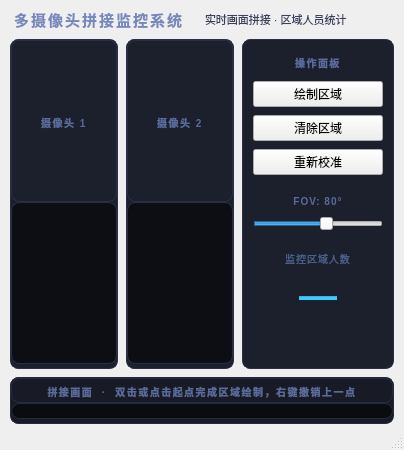
<?xml version="1.0" encoding="UTF-8"?>
<ui version="4.0">
 <class>MainWindow</class>
 <widget class="QMainWindow" name="MainWindow">
  <property name="windowTitle">
   <string>多摄像头拼接监控系统</string>
  </property>

  <widget class="QWidget" name="centralwidget">
   <layout class="QVBoxLayout" name="mainLayout">
    <property name="spacing"><number>8</number></property>
    <property name="leftMargin"><number>10</number></property>
    <property name="topMargin"><number>8</number></property>
    <property name="rightMargin"><number>10</number></property>
    <property name="bottomMargin"><number>4</number></property>

    <!-- 标题栏 -->
    <item>
     <widget class="QWidget" name="headerWidget">
      <layout class="QHBoxLayout" name="headerLayout">
       <property name="leftMargin"><number>4</number></property>
       <property name="topMargin"><number>0</number></property>
       <property name="rightMargin"><number>4</number></property>
       <property name="bottomMargin"><number>0</number></property>
       <item>
        <widget class="QLabel" name="titleLabel">
         <property name="text"><string>多摄像头拼接监控系统</string></property>
         <property name="styleSheet">
          <string>color:#7888bb; font-size:15px; font-weight:bold; letter-spacing:2px;</string>
         </property>
        </widget>
       </item>
       <item>
        <widget class="QLabel" name="subtitleLabel">
         <property name="text"><string>实时画面拼接 · 区域人员统计</string></property>
         <property name="styleSheet">
          <string>color:#3a4060; font-size:11px; margin-left:12px;</string>
         </property>
        </widget>
       </item>
       <item>
        <spacer name="headerSpacer">
         <property name="orientation"><enum>Qt::Horizontal</enum></property>
         <property name="sizeHint" stdset="0">
          <size><width>40</width><height>20</height></size>
         </property>
        </spacer>
       </item>
      </layout>
     </widget>
    </item>

    <!-- 上半区：摄像头 + 控制面板 -->
    <item>
     <layout class="QHBoxLayout" name="topRowLayout">
      <property name="spacing"><number>8</number></property>

      <!-- 摄像头 1 -->
      <item>
       <widget class="QFrame" name="cam1Panel">
        <property name="styleSheet">
         <string>QFrame { background-color:#1c1f2c; border:1px solid #2a2f45; border-radius:8px; }</string>
        </property>
        <layout class="QVBoxLayout" name="cam1Layout">
         <property name="spacing"><number>0</number></property>
         <property name="leftMargin"><number>0</number></property>
         <property name="topMargin"><number>0</number></property>
         <property name="rightMargin"><number>0</number></property>
         <property name="bottomMargin"><number>4</number></property>
         <item>
          <widget class="QLabel" name="cam1TitleLabel">
           <property name="text"><string>摄像头 1</string></property>
           <property name="alignment"><set>Qt::AlignCenter</set></property>
           <property name="styleSheet">
            <string>color:#5a6a9a; font-size:10px; font-weight:bold; letter-spacing:1.5px; padding:5px 8px 3px 8px;</string>
           </property>
          </widget>
         </item>
         <item>
          <widget class="QLabel" name="cam1_label">
           <property name="alignment"><set>Qt::AlignCenter</set></property>
           <property name="styleSheet"><string>background:#0c0e14;</string></property>
          </widget>
         </item>
        </layout>
       </widget>
      </item>

      <!-- 摄像头 2 -->
      <item>
       <widget class="QFrame" name="cam2Panel">
        <property name="styleSheet">
         <string>QFrame { background-color:#1c1f2c; border:1px solid #2a2f45; border-radius:8px; }</string>
        </property>
        <layout class="QVBoxLayout" name="cam2Layout">
         <property name="spacing"><number>0</number></property>
         <property name="leftMargin"><number>0</number></property>
         <property name="topMargin"><number>0</number></property>
         <property name="rightMargin"><number>0</number></property>
         <property name="bottomMargin"><number>4</number></property>
         <item>
          <widget class="QLabel" name="cam2TitleLabel">
           <property name="text"><string>摄像头 2</string></property>
           <property name="alignment"><set>Qt::AlignCenter</set></property>
           <property name="styleSheet">
            <string>color:#5a6a9a; font-size:10px; font-weight:bold; letter-spacing:1.5px; padding:5px 8px 3px 8px;</string>
           </property>
          </widget>
         </item>
         <item>
          <widget class="QLabel" name="cam2_label">
           <property name="alignment"><set>Qt::AlignCenter</set></property>
           <property name="styleSheet"><string>background:#0c0e14;</string></property>
          </widget>
         </item>
        </layout>
       </widget>
      </item>

      <!-- 操作面板 -->
      <item>
       <widget class="QFrame" name="ctrlPanel">
        <property name="maximumSize">
         <size><width>152</width><height>16777215</height></size>
        </property>
        <property name="minimumSize">
         <size><width>152</width><height>0</height></size>
        </property>
        <property name="styleSheet">
         <string>QFrame { background-color:#1c1f2c; border:1px solid #2a2f45; border-radius:8px; }</string>
        </property>
        <layout class="QVBoxLayout" name="ctrlLayout">
         <property name="spacing"><number>8</number></property>
         <property name="leftMargin"><number>10</number></property>
         <property name="topMargin"><number>10</number></property>
         <property name="rightMargin"><number>10</number></property>
         <property name="bottomMargin"><number>10</number></property>
         <item>
          <widget class="QLabel" name="ctrlTitleLabel">
           <property name="text"><string>操作面板</string></property>
           <property name="alignment"><set>Qt::AlignCenter</set></property>
           <property name="styleSheet">
            <string>color:#5a6a9a; font-size:10px; font-weight:bold; letter-spacing:1.5px; padding:5px 8px 3px 8px; border:none;</string>
           </property>
          </widget>
         </item>
         <item>
          <widget class="QPushButton" name="btn_draw">
           <property name="text"><string>绘制区域</string></property>
           <property name="toolTip"><string>在拼接图上圈定监控区域</string></property>
           <property name="sizePolicy">
            <sizepolicy hsizetype="Expanding" vsizetype="Fixed">
             <horstretch>0</horstretch><verstretch>0</verstretch>
            </sizepolicy>
           </property>
          </widget>
         </item>
         <item>
          <widget class="QPushButton" name="btn_clear">
           <property name="text"><string>清除区域</string></property>
           <property name="toolTip"><string>清除当前监控区域</string></property>
           <property name="sizePolicy">
            <sizepolicy hsizetype="Expanding" vsizetype="Fixed">
             <horstretch>0</horstretch><verstretch>0</verstretch>
            </sizepolicy>
           </property>
          </widget>
         </item>
         <item>
          <widget class="QPushButton" name="btn_recal">
           <property name="text"><string>重新校准</string></property>
           <property name="toolTip"><string>重新计算拼接矩阵</string></property>
           <property name="sizePolicy">
            <sizepolicy hsizetype="Expanding" vsizetype="Fixed">
             <horstretch>0</horstretch><verstretch>0</verstretch>
            </sizepolicy>
           </property>
          </widget>
         </item>
         <item>
          <spacer name="ctrlSpacer1_5">
           <property name="orientation"><enum>Qt::Vertical</enum></property>
           <property name="sizeType"><enum>QSizePolicy::Fixed</enum></property>
           <property name="sizeHint" stdset="0">
            <size><width>20</width><height>12</height></size>
           </property>
          </spacer>
         </item>
         <item>
          <widget class="QLabel" name="fovLabel">
           <property name="text"><string>FOV: 80°</string></property>
           <property name="alignment"><set>Qt::AlignCenter</set></property>
           <property name="styleSheet">
            <string>color:#5a6a9a; font-size:10px; font-weight:bold; letter-spacing:1px; border:none;</string>
           </property>
          </widget>
         </item>
         <item>
          <widget class="QSlider" name="fovSlider">
           <property name="orientation"><enum>Qt::Horizontal</enum></property>
           <property name="minimum"><number>0</number></property>
           <property name="maximum"><number>140</number></property>
           <property name="value"><number>80</number></property>
           <property name="toolTip"><string>调整相机视场角(FOV)以改善畸变</string></property>
          </widget>
         </item>
         <item>
          <spacer name="ctrlSpacer1">
           <property name="orientation"><enum>Qt::Vertical</enum></property>
           <property name="sizeType"><enum>QSizePolicy::Fixed</enum></property>
           <property name="sizeHint" stdset="0">
            <size><width>20</width><height>12</height></size>
           </property>
          </spacer>
         </item>
         <item>
          <widget class="QLabel" name="countLabel">
           <property name="text"><string>监控区域人数</string></property>
           <property name="alignment"><set>Qt::AlignCenter</set></property>
           <property name="styleSheet">
            <string>color:#4a608a; font-size:10px; letter-spacing:1px; border:none;</string>
           </property>
          </widget>
         </item>
         <item>
          <widget class="QLabel" name="count_num">
           <property name="text"><string>—</string></property>
           <property name="alignment"><set>Qt::AlignCenter</set></property>
           <property name="styleSheet">
            <string>color:#40c8ff; font-size:38px; font-weight:bold; border:none;</string>
           </property>
          </widget>
         </item>
         <item>
          <spacer name="ctrlSpacer2">
           <property name="orientation"><enum>Qt::Vertical</enum></property>
           <property name="sizeHint" stdset="0">
            <size><width>20</width><height>40</height></size>
           </property>
          </spacer>
         </item>
        </layout>
       </widget>
      </item>

     </layout>
    </item>

    <!-- 拼接画面 -->
    <item>
     <widget class="QFrame" name="stitchPanel">
      <property name="styleSheet">
       <string>QFrame { background-color:#181b26; border:1px solid #252a3e; border-radius:8px; }</string>
      </property>
      <layout class="QVBoxLayout" name="stitchLayout">
       <property name="spacing"><number>0</number></property>
       <property name="leftMargin"><number>0</number></property>
       <property name="topMargin"><number>0</number></property>
       <property name="rightMargin"><number>0</number></property>
       <property name="bottomMargin"><number>4</number></property>
       <item>
        <widget class="QLabel" name="stitchTitleLabel">
         <property name="text"><string>拼接画面  ·  双击或点击起点完成区域绘制，右键撤销上一点</string></property>
         <property name="alignment"><set>Qt::AlignCenter</set></property>
         <property name="styleSheet">
          <string>color:#5a6a9a; font-size:10px; font-weight:bold; letter-spacing:1.5px; padding:5px 8px 3px 8px;</string>
         </property>
        </widget>
       </item>
       <item>
        <widget class="StitchedView" name="stitched_view">
         <property name="alignment"><set>Qt::AlignCenter</set></property>
         <property name="styleSheet"><string>background:#0a0c10;</string></property>
        </widget>
       </item>
      </layout>
     </widget>
    </item>

   </layout>
  </widget>

  <widget class="QStatusBar" name="statusbar"/>

 </widget>

 <customwidgets>
  <customwidget>
   <class>StitchedView</class>
   <extends>QLabel</extends>
   <header>widgets</header>
  </customwidget>
 </customwidgets>

</ui>
